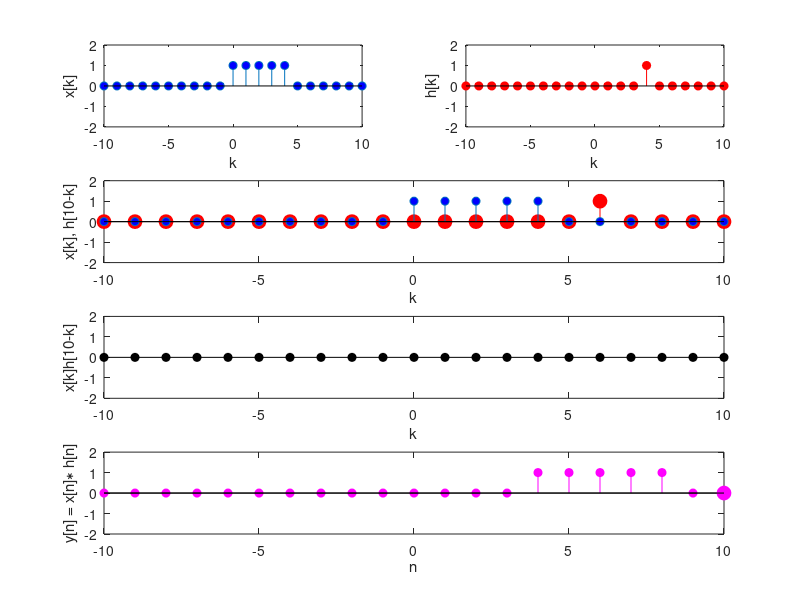

MATLAB code for this plot:
clear all
close all
clc

L = 5;
N = 10;
atraso = 4;
k = -N:N;
x = [zeros(1,N) ones(1,L) zeros(1,N-L+1)];
h = [zeros(1,N+atraso) 1 zeros(1,N-atraso)];

y = [];
figure
i = 1;
for n = -N:N
    subplot(4,2,1)
    stem(k,x,'MarkerFaceColor','blue'), axis([-N N -2 2]), xlabel('k'), ylabel('x[k]')
    subplot(4,2,2)
    stem(k,h,'r','MarkerFaceColor','red'), axis([-N N -2 2]), xlabel('k'), ylabel('h[k]')
  
    if n<0
        subplot(4,2,[3,4])
        stem(k,[h(end-abs(n):-1:1) zeros(1,abs(n))],'r','MarkerFaceColor','red','MarkerSize',10), hold on,
        stem(k,x,'MarkerFaceColor','blue'), axis([-N N -2 2]), xlabel('k'), ylabel(sprintf('x[k], h[%i-k]',n))
        hold off
        subplot(4,2,[5,6])
        stem(k,x.*[h(end-abs(n):-1:1) zeros(1,abs(n))],'k','MarkerFaceColor','black'), axis([-N N -2 2])
        xlabel('k'), ylabel(sprintf('x[k]h[%i-k]',n))
        subplot(4,2,[7,8])
        y = [y sum(x.*[h(end-abs(n):-1:1) zeros(1,abs(n))])];
        stem(k,[y NaN(1,2*N+1-i)],'m','MarkerFaceColor','magenta'), hold on,
        stem(k(i),y(end),'m','MarkerFaceColor','magenta','MarkerSize',10),
        axis([-N N -2 2]), xlabel('n'), ylabel('y[n] = x[n]\ast h[n]')
    else
        subplot(4,2,[3,4])
        stem(k,[zeros(1,n) h(end:-1:1+n) ],'r','MarkerFaceColor','red','MarkerSize',10), hold on,
        stem(k,x,'MarkerFaceColor','blue'), axis([-N N -2 2]), xlabel('k'), ylabel(sprintf('x[k], h[%i-k]',n))
        hold off 
        subplot(4,2,[5,6])
        stem(k,x.*[zeros(1,n) h(end:-1:1+n)],'k','MarkerFaceColor','black'), axis([-N N -2 2])
        xlabel('k'), ylabel(sprintf('x[k]h[%i-k]',n))
        subplot(4,2,[7,8])
        y = [y sum(x.*[zeros(1,n) h(end:-1:1+n)])];
        stem(k,[y NaN(1,2*N+1-i)],'m','MarkerFaceColor','magenta'), hold on,
        stem(k(i),y(end),'m','MarkerFaceColor','magenta','MarkerSize',10),
        axis([-N N -2 2]), xlabel('n'), ylabel('y[n] = x[n]\ast h[n]')
    end
    hold off
    pause
    i = i + 1;
end
